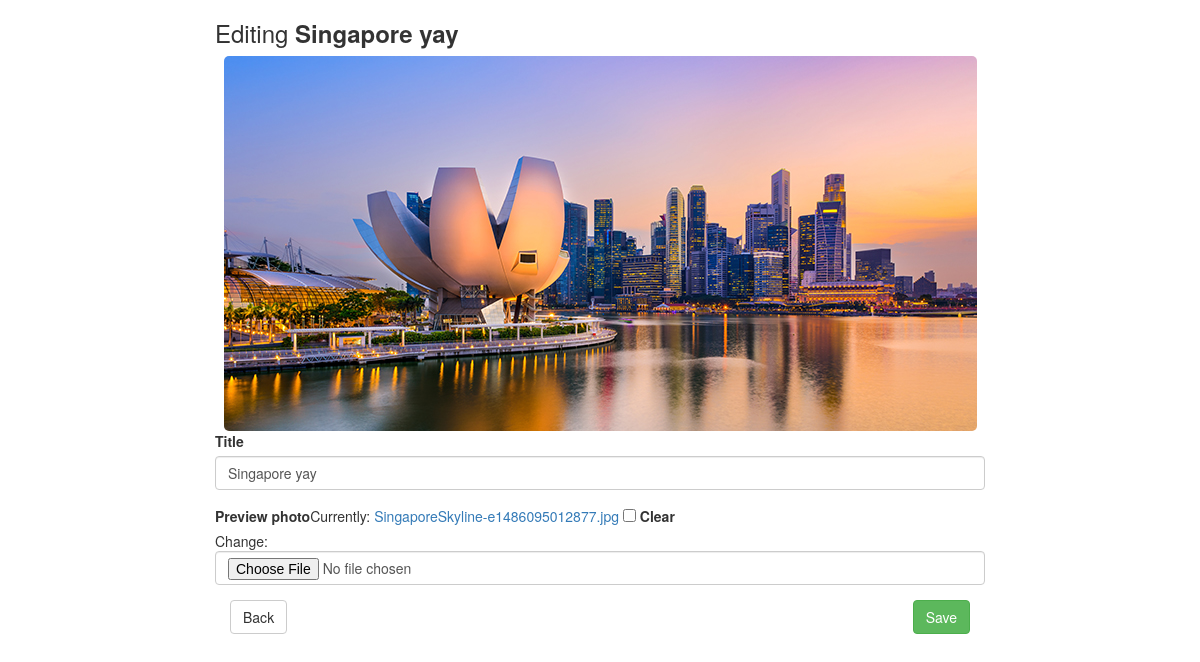
The app's page /6/edit/ (signed in) with its own data.
### triplan/models.py (models this page shows, shortened)
class Itinerary(models.Model):
    title = models.CharField(max_length=50)
    owner = models.ForeignKey(Profile, related_name='owner', on_delete=models.CASCADE)
    date_added = models.DateTimeField(auto_now=True)
    preview_photo = models.ImageField(blank=True)

### triplan/views.py (the view)
# urls.py: url(r'^(?P<pk>[0-9]+)/edit/$', login_required(views.ItineraryEdit.as_view()),
class ItineraryEdit(generic.edit.UpdateView):
    template_name = "triplan/itinerary_edit.html"
    model = Itinerary
    fields = ["title", "preview_photo"]
    success_url = reverse_lazy('triplan:itinerary_list')

### triplan/templates/triplan/itinerary_edit.html
{% extends 'triplan/base.html' %}
{% block body %}
<div class="col-sm-8 col-sm-offset-2">
    <h3>Editing <strong>{{ itinerary.title }}</strong></h3>
    {% if itinerary.preview_photo %}
    <img src="{{ itinerary.preview_photo.url }}" class="img img-responsive center-img full-width">
    {% endif %}
    {% url 'triplan:itinerary_list' as url %}
    {% include 'triplan/edit_form.html' with back_url=url %}
</div>
{% endblock body %}

### triplan/templates/triplan/edit_form.html (shortened to what this page needs)
{% load bootstrap3 %}
<form action="" enctype="multipart/form-data" method="post">
    {% for field in form %}
        {% bootstrap_field field layout='horizontal' horizontal_field_class='padding-tb-5 col-md-9' horizontal_label_class='form-label-align col-md-3'%}
    {% endfor %}
    <div class="col-sm-12">
        <a href="{{ back_url }}" class="btn btn-default">Back</a>
        <button class="btn btn-success pull-right" type="submit">Save</button>
    </div>
</form>

### triplan/static/custom.css (style rules this page uses)
.img { border-radius: 5px; }
.center-img { margin: auto; display: block; }

### records on screen
Itinerary: title "Singapore yay", preview_photo (picture), title "Singapore yay"
